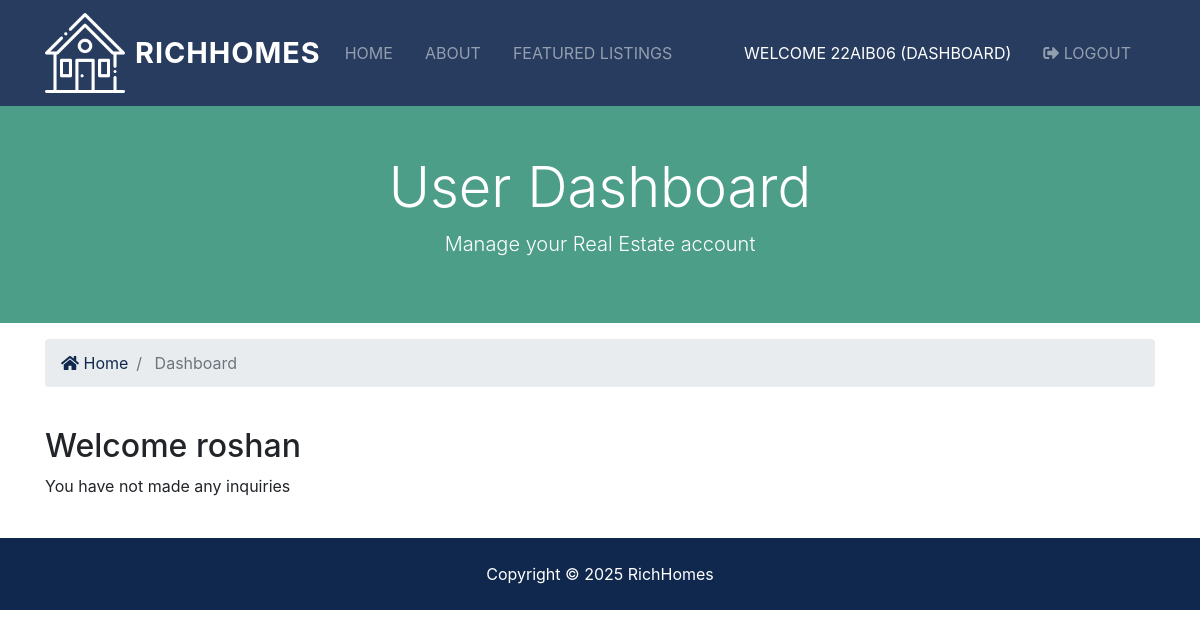
The app's page /accounts/dashboard (signed in), older data.
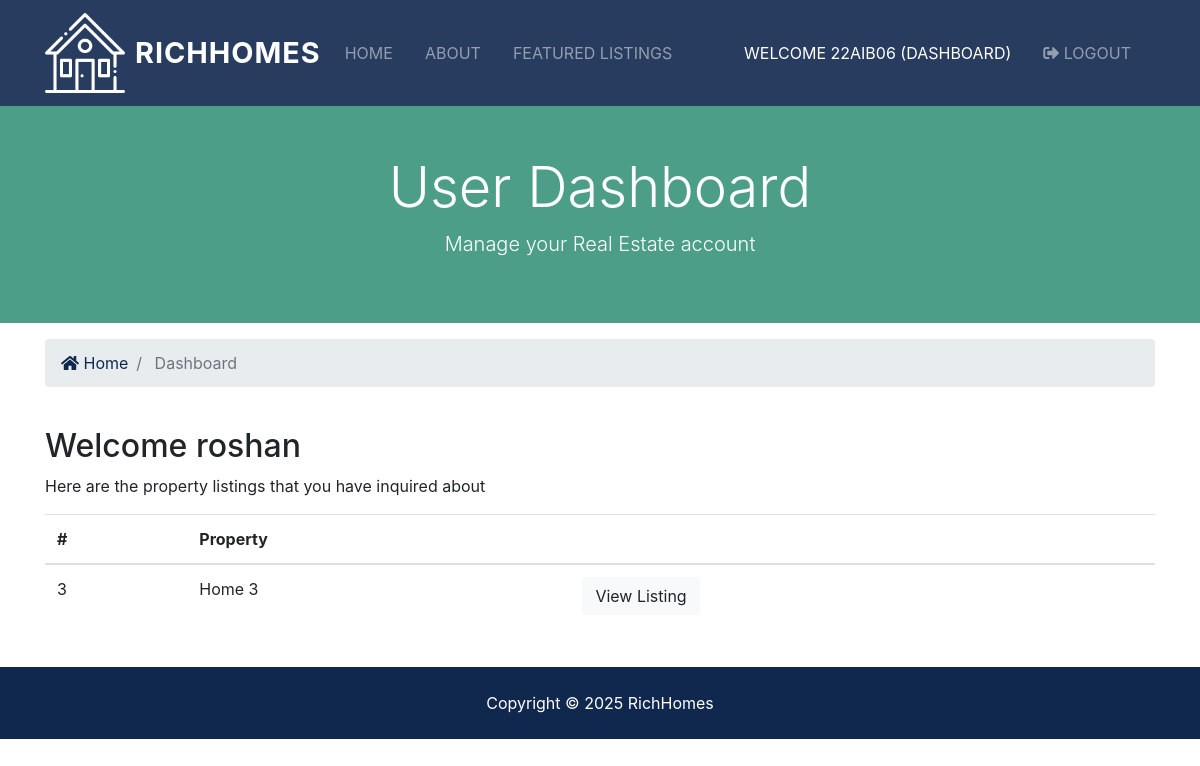
The same page, newer data.
### contacts/models.py (models this page shows, shortened)
class Contact(models.Model):
  listing = models.CharField(max_length=200)
  listing_id = models.IntegerField()
  name = models.CharField(max_length=200)
  email = models.CharField(max_length=100)
  phone = models.CharField(max_length=100)
  message = models.TextField(blank=True)
  contact_date = models.DateTimeField(default=datetime.now, blank=True)
  user_id = models.IntegerField(blank=True)

### accounts/views.py (the view)
# urls.py: path('dashboard', views.dashboard, name='dashboard')
def dashboard(request):
  user_contacts = Contact.objects.order_by('-contact_date').filter(user_id=request.user.id)
  context = {
    'contacts': user_contacts
  }
  return render(request, 'accounts/dashboard.html', context)

### templates/accounts/dashboard.html (shortened to what this page needs)
{% extends 'base.html' %}
{% block content %}
<section id="showcase-inner" class="py-5 text-white">
    <div class="container">
      <div class="row text-center">
        <div class="col-md-12">
          <h1 class="display-4">User Dashboard</h1>
          <p class="lead">Manage your  Real Estate account</p>
        </div>
      </div>
    </div>
  </section>
  <section id="bc" class="mt-3">
    <div class="container">
      <nav aria-label="breadcrumb">
        <ol class="breadcrumb">
          <li class="breadcrumb-item">
            <a href="{% url 'index' %}">
              <i class="fas fa-home"></i> Home</a>
          </li>
          <li class="breadcrumb-item active"> Dashboard</li>
        </ol>
      </nav>
    </div>
  </section>
  <section id="dashboard" class="py-4">
    <div class="container">
      <div class="row">
        <div class="col-md-12">
          <h2>Welcome {{ user.first_name }}</h2>
          {% if contacts %}
            <p>Here are the property listings that you have inquired about</p>
            <table class="table">
              <thead>
                <tr>
                  <th scope="col">#</th>
                  <th scope="col">Property</th>
                  <th></th>
                </tr>
              </thead>
              <tbody>
                {% for contact in contacts %}
                  <tr>
                    <td>{{ contact.id }}</td>
                    <td>{{ contact.listing }}</td>
                    <td>
                      <a class="btn btn-light" href="{% url 'listing' contact.listing_id %}">View Listing</a>
                    </td>
                  </tr>
                {% endfor %}
              </tbody>
            </table>
          {% else %}
            <p>You have not made any inquiries</p>
          {% endif %}
        </div>
      </div>
    </div>
  </section>
  {% endblock %}

Row changes from the older to the newer data that the page shows:
added Contact: id "3", listing "Home 3"
Text that changed along with them:
text no longer shown: "You have not made any inquiries"
text now shown: "Here are the property listings that you have inquired about # Property"
